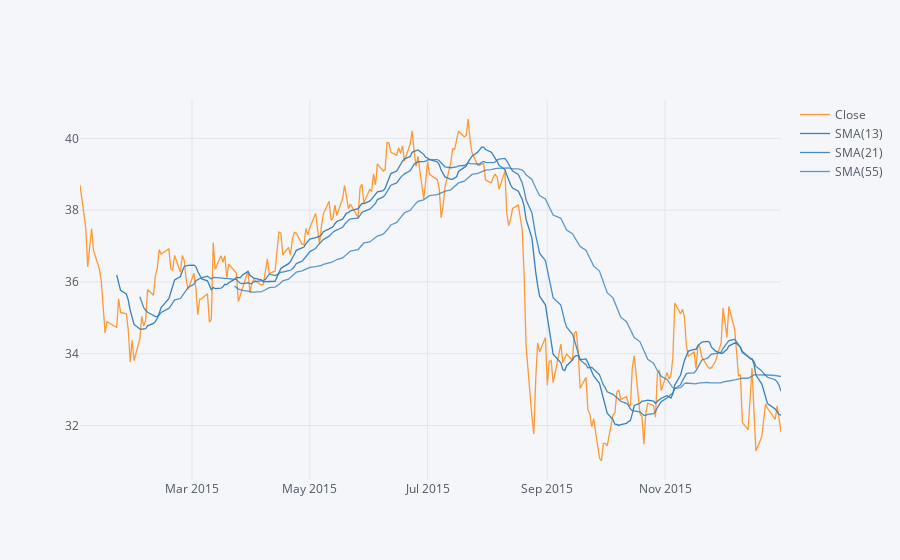

Write notebook code for a chart like this one.
### Markdown cell above
** Use .ta_plot(study='sma') to create a Simple Moving Averages plot of Morgan Stanley for the year 2015.**

### Code cell
MS['Close'].loc['2015-01-01':'2016-01-01'].ta_plot(study='sma',periods=[13,21,55])

### Figure 1 — Plotly figure (JSON) as saved in the notebook; plotly's stock layout.template omitted (floating-point values rounded to 4 significant figures; data arrays with more than 128 entries replaced by an {"elided": "..."} marker saying what was removed)
{"data": [{"line": {"color": "rgba(255, 153, 51, 1.0)", "dash": "solid", "shape": "linear", "width": 1.3}, "mode": "lines", "name": "Close", "text": "", "type": "scatter", "x": {"elided": "252 str values"}, "y": {"elided": "252 float values"}}, {"line": {"color": "rgba(55, 128, 191, 1.0)", "dash": "solid", "shape": "linear", "width": 1.3}, "mode": "lines", "name": "SMA(13)", "text": "", "type": "scatter", "x": {"elided": "252 str values"}, "y": {"elided": "252 mixed values"}}, {"line": {"color": "rgba(55, 128, 191, 0.8999999999999999)", "dash": "solid", "shape": "linear", "width": 1.3}, "mode": "lines", "name": "SMA(21)", "text": "", "type": "scatter", "x": {"elided": "252 str values"}, "y": {"elided": "252 mixed values"}}, {"line": {"color": "rgba(55, 128, 191, 0.7999999999999998)", "dash": "solid", "shape": "linear", "width": 1.3}, "mode": "lines", "name": "SMA(55)", "text": "", "type": "scatter", "x": {"elided": "252 str values"}, "y": {"elided": "252 mixed values"}}], "layout": {"legend": {"bgcolor": "#F5F6F9", "font": {"color": "#4D5663"}}, "paper_bgcolor": "#F5F6F9", "plot_bgcolor": "#F5F6F9", "title": {"font": {"color": "#4D5663"}}, "xaxis": {"gridcolor": "#E1E5ED", "showgrid": true, "tickfont": {"color": "#4D5663"}, "title": {"font": {"color": "#4D5663"}, "text": ""}, "zerolinecolor": "#E1E5ED"}, "yaxis": {"gridcolor": "#E1E5ED", "showgrid": true, "tickfont": {"color": "#4D5663"}, "title": {"font": {"color": "#4D5663"}, "text": ""}, "zerolinecolor": "#E1E5ED"}}}
